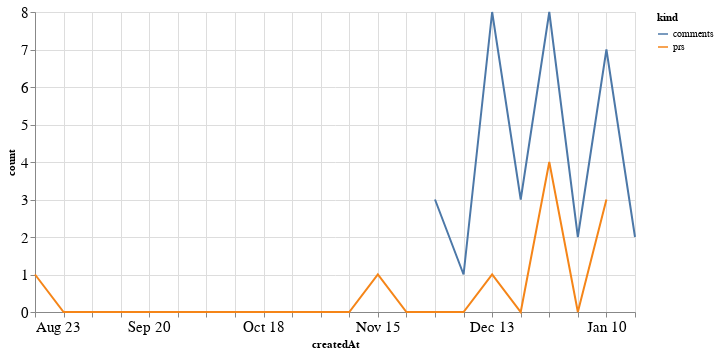

The notebook cell this image was saved under:
### Code cell
alt.Chart(total_time, width=600).mark_line().encode(
    x='createdAt',
    y='count',
    color='kind'
)

### Figure 1 — Vega-Lite specification as saved in the notebook (floating-point values rounded to 4 significant figures)
{"config": {"axisLeft": {"labelFontSize": 15}, "axisBottom": {"labelFontSize": 15}}, "data": {"name": "data-85d1db4c906dc765d9429c68a0fc83d4"}, "mark": "line", "encoding": {"color": {"type": "nominal", "field": "kind"}, "x": {"type": "temporal", "field": "createdAt"}, "y": {"type": "quantitative", "field": "count"}}, "width": 600, "$schema": "https://vega.github.io/schema/vega-lite/v4.8.1.json", "datasets": {"data-85d1db4c906dc765d9429c68a0fc83d4": [{"createdAt": "2020-08-23T00:00:00", "kind": "prs", "count": 1.0}, {"createdAt": "2020-08-30T00:00:00", "kind": "prs", "count": 0.0}, {"createdAt": "2020-09-06T00:00:00", "kind": "prs", "count": 0.0}, {"createdAt": "2020-09-13T00:00:00", "kind": "prs", "count": 0.0}, {"createdAt": "2020-09-20T00:00:00", "kind": "prs", "count": 0.0}, {"createdAt": "2020-09-27T00:00:00", "kind": "prs", "count": 0.0}, {"createdAt": "2020-10-04T00:00:00", "kind": "prs", "count": 0.0}, {"createdAt": "2020-10-11T00:00:00", "kind": "prs", "count": 0.0}, {"createdAt": "2020-10-18T00:00:00", "kind": "prs", "count": 0.0}, {"createdAt": "2020-10-25T00:00:00", "kind": "prs", "count": 0.0}, {"createdAt": "2020-11-01T00:00:00", "kind": "prs", "count": 0.0}, {"createdAt": "2020-11-08T00:00:00", "kind": "prs", "count": 0.0}, {"createdAt": "2020-11-15T00:00:00", "kind": "prs", "count": 1.0}, {"createdAt": "2020-11-22T00:00:00", "kind": "prs", "count": 0.0}, {"createdAt": "2020-11-29T00:00:00", "kind": "prs", "count": 0.0}, {"createdAt": "2020-12-06T00:00:00", "kind": "prs", "count": 0.0}, {"createdAt": "2020-12-13T00:00:00", "kind": "prs", "count": 1.0}, {"createdAt": "2020-12-20T00:00:00", "kind": "prs", "count": 0.0}, {"createdAt": "2020-12-27T00:00:00", "kind": "prs", "count": 4.0}, {"createdAt": "2021-01-03T00:00:00", "kind": "prs", "count": 0.0}, {"createdAt": "2021-01-10T00:00:00", "kind": "prs", "count": 3.0}, {"createdAt": "2021-01-17T00:00:00", "kind": "prs", "count": null}, {"createdAt": "2020-08-23T00:00:00", "kind": "comments", "count": null}, {"createdAt": "2020-08-30T00:00:00", "kind": "comments", "count": null}, {"createdAt": "2020-09-06T00:00:00", "kind": "comments", "count": null}, {"createdAt": "2020-09-13T00:00:00", "kind": "comments", "count": null}, {"createdAt": "2020-09-20T00:00:00", "kind": "comments", "count": null}, {"createdAt": "2020-09-27T00:00:00", "kind": "comments", "count": null}, {"createdAt": "2020-10-04T00:00:00", "kind": "comments", "count": null}, {"createdAt": "2020-10-11T00:00:00", "kind": "comments", "count": null}, {"createdAt": "2020-10-18T00:00:00", "kind": "comments", "count": null}, {"createdAt": "2020-10-25T00:00:00", "kind": "comments", "count": null}, {"createdAt": "2020-11-01T00:00:00", "kind": "comments", "count": null}, {"createdAt": "2020-11-08T00:00:00", "kind": "comments", "count": null}, {"createdAt": "2020-11-15T00:00:00", "kind": "comments", "count": null}, {"createdAt": "2020-11-22T00:00:00", "kind": "comments", "count": null}, {"createdAt": "2020-11-29T00:00:00", "kind": "comments", "count": 3.0}, {"createdAt": "2020-12-06T00:00:00", "kind": "comments", "count": 1.0}, {"createdAt": "2020-12-13T00:00:00", "kind": "comments", "count": 8.0}, {"createdAt": "2020-12-20T00:00:00", "kind": "comments", "count": 3.0}, {"createdAt": "2020-12-27T00:00:00", "kind": "comments", "count": 8.0}, {"createdAt": "2021-01-03T00:00:00", "kind": "comments", "count": 2.0}, {"createdAt": "2021-01-10T00:00:00", "kind": "comments", "count": 7.0}, {"createdAt": "2021-01-17T00:00:00", "kind": "comments", "count": 2.0}]}}
